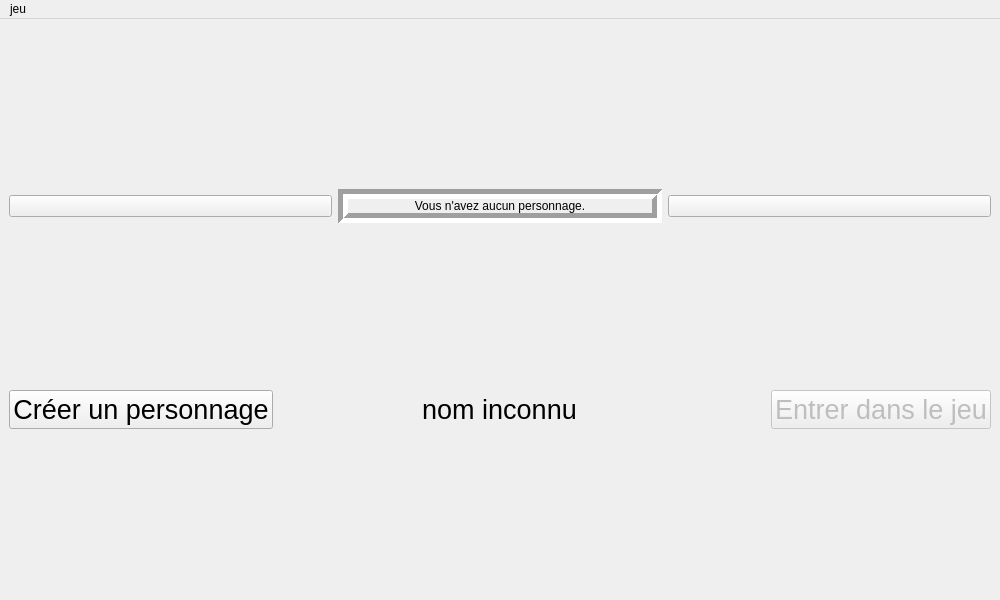
<?xml version="1.0" encoding="UTF-8"?>
<ui version="4.0">
 <class>ChoixMainWindow</class>
 <widget class="QMainWindow" name="ChoixMainWindow">
  <property name="geometry">
   <rect>
    <x>0</x>
    <y>0</y>
    <width>1000</width>
    <height>600</height>
   </rect>
  </property>
  <property name="windowTitle">
   <string>le jeu</string>
  </property>
  <property name="windowIcon">
   <iconset>
    <normaloff>../lejeu-build-desktop/esudem.png</normaloff>../lejeu-build-desktop/esudem.png</iconset>
  </property>
  <property name="iconSize">
   <size>
    <width>30</width>
    <height>30</height>
   </size>
  </property>
  <widget class="QWidget" name="lay_prin">
   <layout class="QVBoxLayout" name="verticalLayout">
    <item>
     <layout class="QHBoxLayout" name="lay_persos">
      <item>
       <widget class="QPushButton" name="bout_pre">
        <property name="text">
         <string/>
        </property>
        <property name="icon">
         <iconset>
          <normaloff>../la_guerre_des_7-build-desktop-Qt_4_8_1_dans_le_PATH__Syst_me__Release/flecheg.png</normaloff>../la_guerre_des_7-build-desktop-Qt_4_8_1_dans_le_PATH__Syst_me__Release/flecheg.png</iconset>
        </property>
        <property name="iconSize">
         <size>
          <width>100</width>
          <height>100</height>
         </size>
        </property>
        <property name="flat">
         <bool>false</bool>
        </property>
       </widget>
      </item>
      <item>
       <widget class="QLabel" name="image_persoactuel">
        <property name="frameShape">
         <enum>QFrame::Box</enum>
        </property>
        <property name="frameShadow">
         <enum>QFrame::Sunken</enum>
        </property>
        <property name="lineWidth">
         <number>5</number>
        </property>
        <property name="midLineWidth">
         <number>0</number>
        </property>
        <property name="text">
         <string>Vous n'avez aucun personnage.</string>
        </property>
        <property name="alignment">
         <set>Qt::AlignCenter</set>
        </property>
       </widget>
      </item>
      <item>
       <widget class="QPushButton" name="bout_suiv">
        <property name="enabled">
         <bool>true</bool>
        </property>
        <property name="text">
         <string/>
        </property>
        <property name="icon">
         <iconset>
          <normaloff>../la_guerre_des_7-build-desktop-Qt_4_8_1_dans_le_PATH__Syst_me__Release/fleched.png</normaloff>../la_guerre_des_7-build-desktop-Qt_4_8_1_dans_le_PATH__Syst_me__Release/fleched.png</iconset>
        </property>
        <property name="iconSize">
         <size>
          <width>100</width>
          <height>100</height>
         </size>
        </property>
        <property name="flat">
         <bool>false</bool>
        </property>
       </widget>
      </item>
     </layout>
    </item>
    <item>
     <layout class="QHBoxLayout" name="lay_bout">
      <item>
       <widget class="QPushButton" name="bout_creer">
        <property name="font">
         <font>
          <pointsize>20</pointsize>
         </font>
        </property>
        <property name="text">
         <string>Créer un personnage</string>
        </property>
       </widget>
      </item>
      <item>
       <spacer name="spacerg">
        <property name="orientation">
         <enum>Qt::Horizontal</enum>
        </property>
        <property name="sizeHint" stdset="0">
         <size>
          <width>40</width>
          <height>20</height>
         </size>
        </property>
       </spacer>
      </item>
      <item>
       <widget class="QLabel" name="nomperso">
        <property name="font">
         <font>
          <pointsize>20</pointsize>
         </font>
        </property>
        <property name="text">
         <string>nom inconnu</string>
        </property>
        <property name="alignment">
         <set>Qt::AlignCenter</set>
        </property>
       </widget>
      </item>
      <item>
       <widget class="QPushButton" name="bout_supprimer">
        <property name="enabled">
         <bool>false</bool>
        </property>
        <property name="text">
         <string/>
        </property>
        <property name="icon">
         <iconset>
          <normaloff>../la_guerre_des_7-build-desktop-Qt_4_8_1_dans_le_PATH__Syst_me__Release/suprimmer.png</normaloff>../la_guerre_des_7-build-desktop-Qt_4_8_1_dans_le_PATH__Syst_me__Release/suprimmer.png</iconset>
        </property>
        <property name="flat">
         <bool>true</bool>
        </property>
       </widget>
      </item>
      <item>
       <spacer name="spacerd">
        <property name="orientation">
         <enum>Qt::Horizontal</enum>
        </property>
        <property name="sizeHint" stdset="0">
         <size>
          <width>40</width>
          <height>20</height>
         </size>
        </property>
       </spacer>
      </item>
      <item>
       <widget class="QPushButton" name="bout_jouer">
        <property name="enabled">
         <bool>false</bool>
        </property>
        <property name="font">
         <font>
          <pointsize>20</pointsize>
         </font>
        </property>
        <property name="text">
         <string>Entrer dans le jeu</string>
        </property>
       </widget>
      </item>
     </layout>
    </item>
   </layout>
  </widget>
  <widget class="QMenuBar" name="menu">
   <property name="geometry">
    <rect>
     <x>0</x>
     <y>0</y>
     <width>1000</width>
     <height>25</height>
    </rect>
   </property>
   <widget class="QMenu" name="menu_jeu">
    <property name="title">
     <string>jeu</string>
    </property>
    <addaction name="menu_jeu_quitter"/>
    <addaction name="menu_jeu_deco"/>
   </widget>
   <addaction name="menu_jeu"/>
  </widget>
  <action name="menu_jeu_quitter">
   <property name="text">
    <string>Quitter le jeu</string>
   </property>
  </action>
  <action name="menu_jeu_deco">
   <property name="text">
    <string>Se déconnecter</string>
   </property>
  </action>
  <action name="menu_compte_changerperso">
   <property name="text">
    <string>Changer de personnage</string>
   </property>
  </action>
 </widget>
 <resources/>
 <connections/>
</ui>
